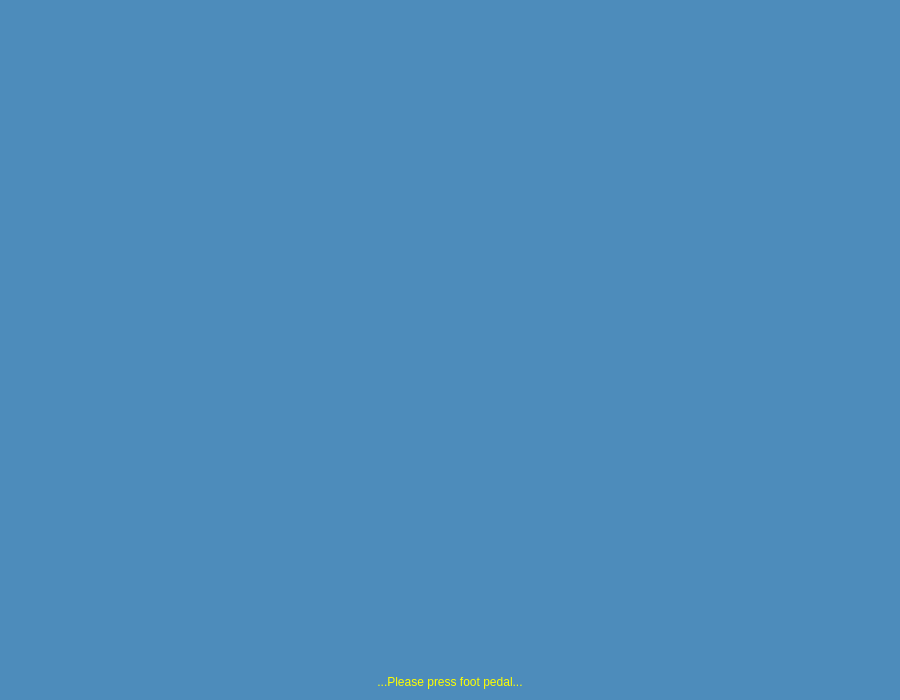
<?xml version="1.0" encoding="UTF-8"?>
<ui version="4.0">
 <class>Form</class>
 <widget class="QWidget" name="Form">
  <property name="geometry">
   <rect>
    <x>0</x>
    <y>0</y>
    <width>900</width>
    <height>700</height>
   </rect>
  </property>
  <property name="sizePolicy">
   <sizepolicy hsizetype="Fixed" vsizetype="Fixed">
    <horstretch>0</horstretch>
    <verstretch>0</verstretch>
   </sizepolicy>
  </property>
  <property name="minimumSize">
   <size>
    <width>900</width>
    <height>700</height>
   </size>
  </property>
  <property name="maximumSize">
   <size>
    <width>16777215</width>
    <height>16777215</height>
   </size>
  </property>
  <property name="windowTitle">
   <string>Form</string>
  </property>
  <property name="styleSheet">
   <string notr="true">background-color: rgb(77, 140, 187);
font: 36pt &quot;Arial&quot;;
color: rgb(255, 255, 0);</string>
  </property>
  <layout class="QGridLayout" name="gridLayout" rowstretch="1,0">
   <item row="0" column="0">
    <widget class="QWidget" name="wdgPicture" native="true">
     <property name="sizePolicy">
      <sizepolicy hsizetype="Preferred" vsizetype="Preferred">
       <horstretch>0</horstretch>
       <verstretch>0</verstretch>
      </sizepolicy>
     </property>
     <property name="minimumSize">
      <size>
       <width>0</width>
       <height>0</height>
      </size>
     </property>
     <property name="styleSheet">
      <string notr="true">image:url(image/foot_pedal.png)</string>
     </property>
    </widget>
   </item>
   <item row="1" column="0">
    <widget class="QLabel" name="lblContent">
     <property name="text">
      <string>...Please press foot pedal...</string>
     </property>
     <property name="alignment">
      <set>Qt::AlignCenter</set>
     </property>
    </widget>
   </item>
  </layout>
 </widget>
 <resources/>
 <connections/>
</ui>
